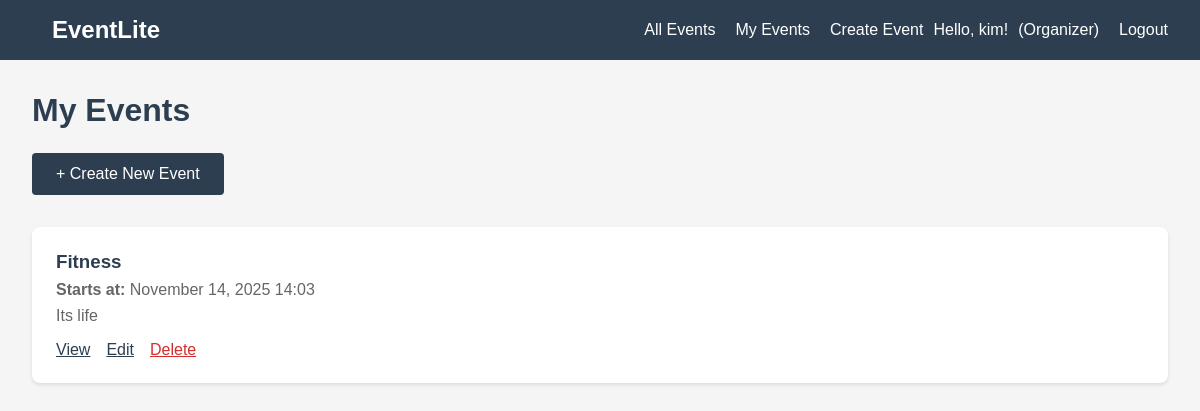
The app's page /organizer/events/ (signed in), older data.
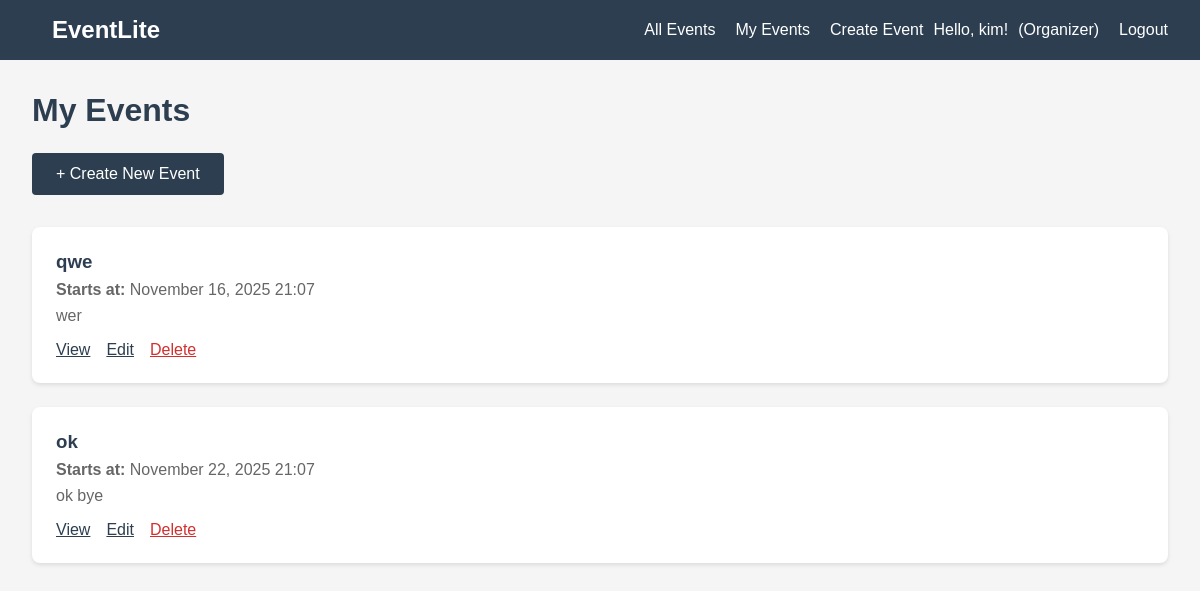
The same page, newer data.
### events/models.py (models this page shows, shortened)
class Event(models.Model):
    title = models.CharField(max_length=200)
    description = models.TextField()
    organizer = models.ForeignKey(User, on_delete=models.CASCADE, related_name='events')
    starts_at = models.DateTimeField()
    created_at = models.DateTimeField(auto_now_add=True)

### events/views.py (the view)
# urls.py: path('organizer/events/', OrganizerEventListView.as_view(), name='organizer_events'),
class OrganizerEventListView(OrganizerRequiredMixin, ListView):
    model = Event
    template_name = 'events/organizer_events.html'
    context_object_name = 'events'
    def get_queryset(self):
        return Event.objects.filter(organizer=self.request.user).order_by('-created_at')

### events/context_processors.py (called while the page is built)
def global_counts(request):
    context = {}
    if request.user.is_authenticated:
        context['unread_notifications_count'] = Notification.objects.filter(
            user=request.user,
            is_read=False
        ).count()
        if hasattr(request.user, 'profile') and request.user.profile.role == 'ATTENDEE':
            context['my_bookmarks_count'] = Bookmark.objects.filter(user=request.user).count()
        else:
            context['my_bookmarks_count'] = 0
    else:
        context['unread_notifications_count'] = 0
        context['my_bookmarks_count'] = 0
    return context

### events/mixins.py (called while the page is built)
    def dispatch(self, request, *args, **kwargs):
        if not request.user.is_authenticated:
            return self.handle_no_permission()
        if not hasattr(request.user, 'profile') or request.user.profile.role != 'ORGANIZER':
            raise PermissionDenied("Only organizers can access this page.")
        return super().dispatch(request, *args, **kwargs)

### events/templates/events/organizer_events.html (shortened to what this page needs)
{% extends 'events/base.html' %}
{% block content %}
<h1 style="color: #2c3e50; margin-bottom: 1.5rem;">My Events</h1>
<a href="{% url 'event_create' %}" style="display: inline-block; padding: 0.75rem 1.5rem; background-color: #2c3e50; color: white; text-decoration: none; border-radius: 4px; margin-bottom: 2rem;">
    + Create New Event
</a>
{% if events %}
    <div style="display: grid; gap: 1.5rem;">
        {% for event in events %}
            <div style="background: white; padding: 1.5rem; border-radius: 8px; box-shadow: 0 2px 4px rgba(0,0,0,0.1);">
                <h3 style="margin-bottom: 0.5rem;">
                    <a href="{% url 'event_detail' event.pk %}" style="color: #2c3e50; text-decoration: none;">
                        {{ event.title }}
                    </a>
                </h3>
                <p style="color: #666; margin-bottom: 0.5rem;">
                    <strong>Starts at:</strong> {{ event.starts_at|date:"F d, Y H:i" }}
                </p>
                <p style="color: #666; margin-bottom: 1rem;">
                    {{ event.description|truncatewords:30 }}
                </p>
                <div style="display: flex; gap: 1rem;">
                    <a href="{% url 'event_detail' event.pk %}" style="color: #2c3e50; text-decoration: underline;">View</a>
                    <a href="{% url 'event_update' event.pk %}" style="color: #2c3e50; text-decoration: underline;">Edit</a>
                    <a href="{% url 'event_delete' event.pk %}" style="color: #d32f2f; text-decoration: underline;">Delete</a>
                </div>
            </div>
        {% endfor %}
    </div>
{% else %}
    <p style="color: #666; text-align: center; padding: 2rem;">
        You haven't created any events yet.
        <a href="{% url 'event_create' %}" style="color: #2c3e50;">Create your first event!</a>
    </p>
{% endif %}
{% endblock %}

Row changes from the older to the newer data that the page shows:
removed Event: title "Fitness", starts_at "November 14, 2025 14:03", description "Its life"
added Event: title "qwe", starts_at "November 16, 2025 21:07", description "wer"
added Event: title "ok", starts_at "November 22, 2025 21:07", description "ok bye"
